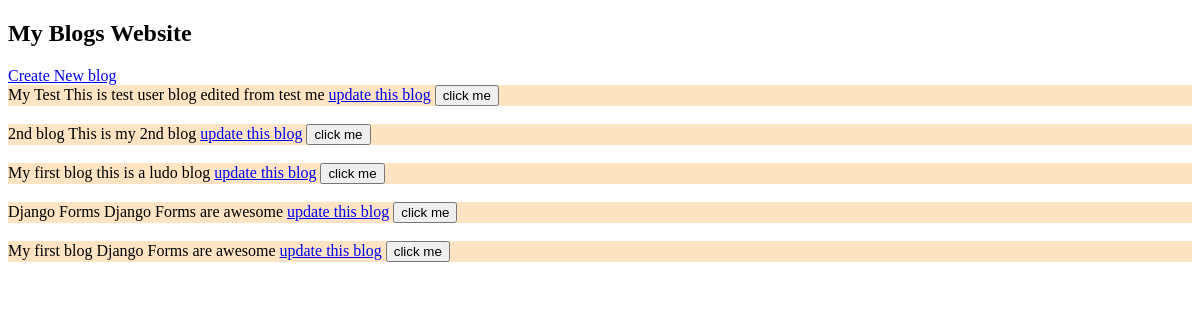
/blogs/ (signed in), run on an earlier commit of the app's database.
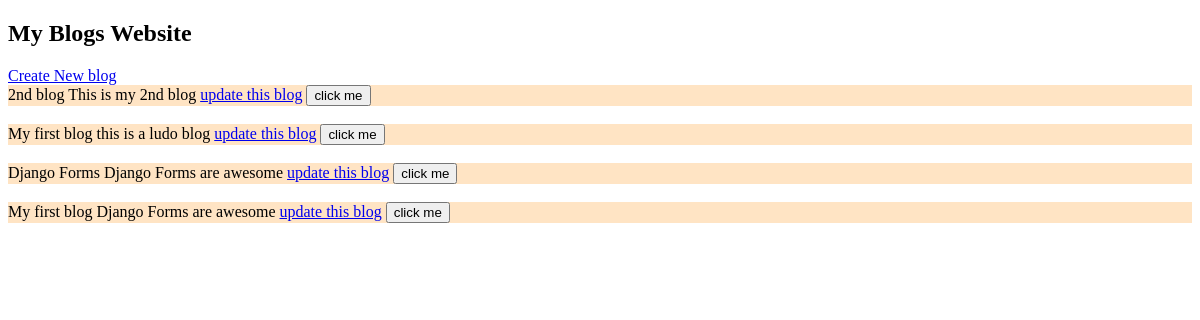
And on a later commit of the database.
### blog/models.py (models this page shows)
class blog(models.Model):
    title = models.CharField(max_length=100)
    description = models.TextField()
    user_id = models.ForeignKey(User,on_delete=models.CASCADE,null=True,blank=True)

### blog/views.py (the view)
# urls.py: path('', views.blogs,name='blogs'), # read
@login_required(login_url='/auth/login')
def blogs(request):
    print("here")
    print("this is current logged in user",request.user.email)
    blogs = blog.objects.filter(user_id=request.user) # filter only current user blogs
    return render(request,'blogs.html',{'blogs':blogs})

### blog/templates/blogs.html (shortened to what this page needs)
<!DOCTYPE html>
<html lang="en">
<head>
</head>
<body>
    <h2>My Blogs Website</h2>
    <a href="create"> Create New blog</a>
    {% for blog in blogs %}
        <div style="background-color:bisque">{{blog.title}}
        {{blog.description}}
        <a href="update/{{blog.id}}"> update this blog</a>
        <button onclick="confirmDelete('{{ blog.id }}')"> click me </button>
        </div>
        <br>
    {% endfor %}
</body>
</html>

What changed in the data, as far as the page shows it:
removed blog: title "My Test", description "This is test user blog edited from test me"
